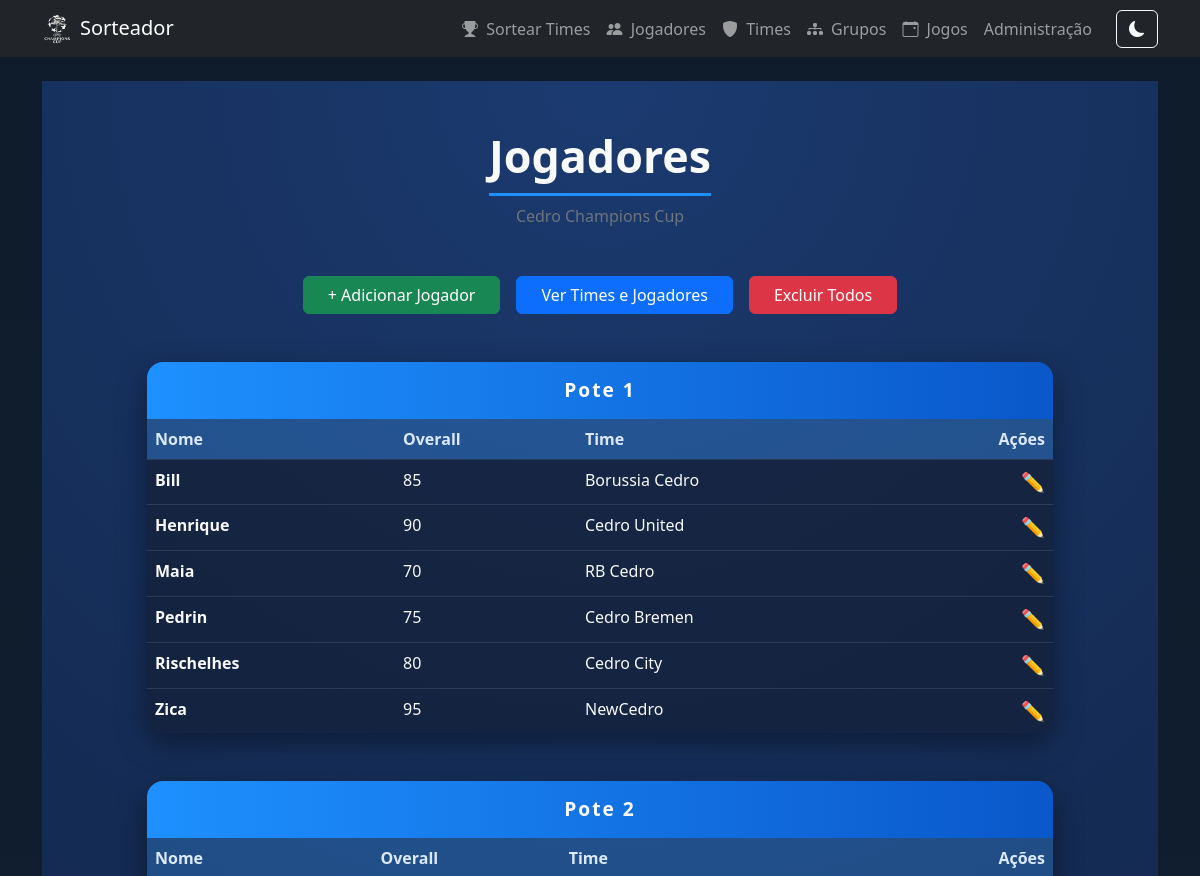
The page /jogadores/ (upper part) on the database as committed earlier.
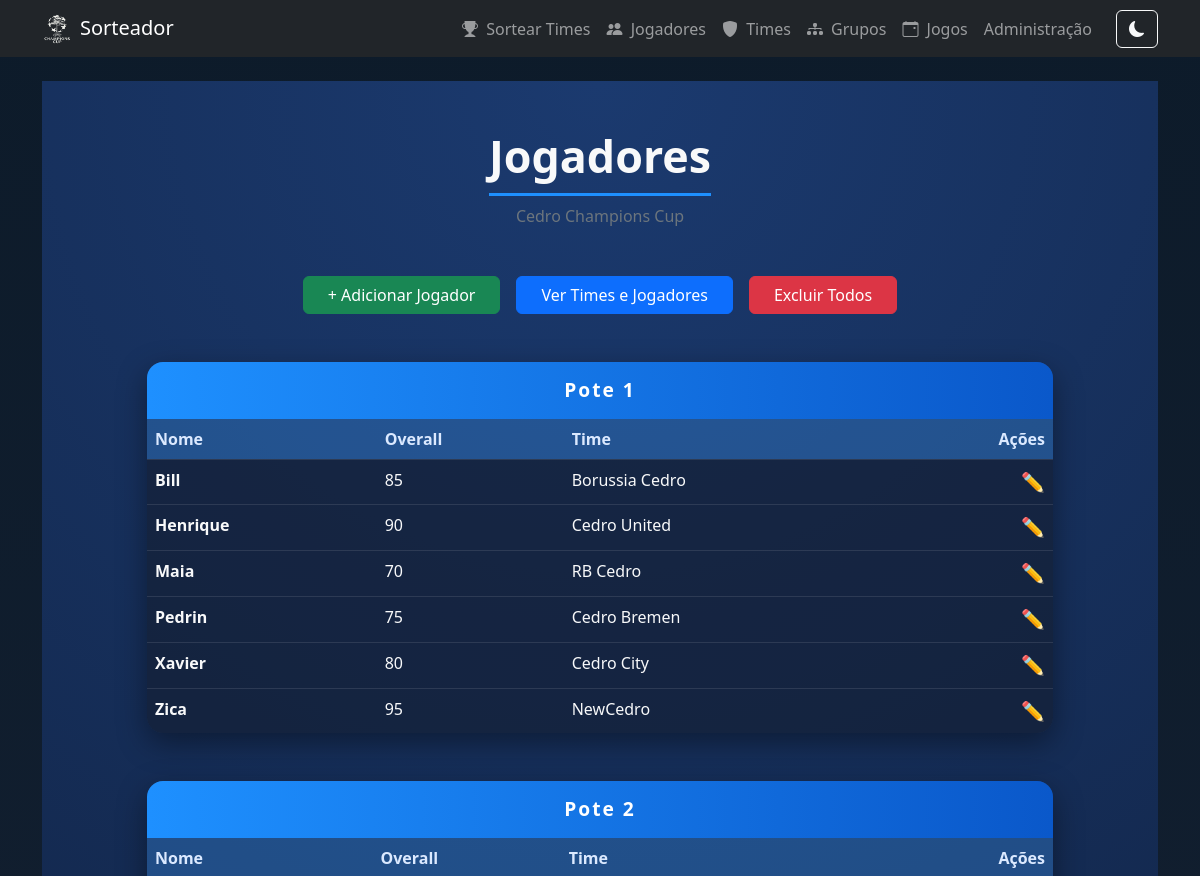
The same page on the database as committed later.
### SortApp/models.py (models this page shows, shortened)
class Jogador(models.Model):
    nome = models.CharField(max_length=100)
    classificacao = models.PositiveIntegerField()
    overall = models.PositiveIntegerField()
    time = models.ForeignKey(Time, on_delete=models.SET_NULL, related_name='jogadores', null=True, blank=True)

class Time(models.Model):
    nome = models.CharField(max_length=100, unique=True)
    escudo = models.ImageField(upload_to='escudos/')
    grupo = models.CharField(max_length=10, null=True)

### SortApp/views.py (the view)
# urls.py: path('jogadores/', views.listar_jogadores, name='listar_jogadores'),
def listar_jogadores(request):
    jogadores = (
        Jogador.objects
        .select_related('time')
        .order_by('classificacao', 'nome')  # classificacao PRIMEIRO
    )
    return render(request, 'listar_jogadores.html', {
        'jogadores': jogadores
    })

### SortApp/templates/listar_jogadores.html (shortened to what this page needs)
{% extends 'base.html' %}
{% load static %}
{% block content %}
<div class="container-fluid py-5 champions-bg">
    <div class="text-center mb-5">
        <h1 class="fw-bold text-light champions-title">
            Jogadores
        </h1>
        <p class="text-secondary">Cedro Champions Cup</p>
    </div>
    <div class="d-flex flex-wrap justify-content-center gap-3 mb-5">
        <a href="{% url 'cadastrar_jogador' %}" class="btn btn-success px-4">
            + Adicionar Jogador
        </a>
        <a href="{% url 'listar_times_completos' %}" class="btn btn-primary px-4">
            Ver Times e Jogadores
        </a>
        <form method="post" action="{% url 'excluir_todos_jogadores' %}"
              onsubmit="return confirm('Tem certeza que deseja excluir TODOS os jogadores?');">
            <button type="submit" class="btn btn-danger px-4">
                Excluir Todos
            </button>
        </form>
    </div>
    {% if jogadores %}
        {% regroup jogadores by classificacao as potes %}
        {% for pote in potes %}
        <div class="row justify-content-center mb-5">
            <div class="col-lg-10">
                <div class="champions-card">
                    <div class="champions-card-header">
                        Pote {{ pote.grouper }}
                    </div>
                    <div class="table-responsive">
                        <table class="table table-borderless champions-table mb-0">
                            <thead>
                                <tr>
                                    <th>Nome</th>
                                    <th>Overall</th>
                                    <th>Time</th>
                                    <th class="text-end">Ações</th>
                                </tr>
                            </thead>
                            <tbody>
                                {% for j in pote.list %}
                                <tr>
                                    <td class="fw-semibold text-light">
                                        {{ j.nome }}
                                    </td>
                                    <td class="text-light">
                                        {{ j.overall }}
                                    </td>
                                    <td class="text-light">
                                        {% if j.time %}
                                            {{ j.time.nome }}
                                        {% else %}
                                            —
                                        {% endif %}
                                    </td>
                                    <td class="text-end">
                                        <a href="{% url 'editar_jogador' j.id %}"
                                           class="edit-icon"
                                           title="Editar jogador">
                                            ✏️
                                        </a>
                                    </td>
                                </tr>
                                {% endfor %}
                            </tbody>
                        </table>
                    </div>
                </div>
            </div>
        </div>
        {% endfor %}
    {% else %}
        <div class="alert alert-warning text-center">
            Não há jogadores cadastrados.
        </div>
    {% endif %}
</div>
{% endblock %}

Rows that differ between the two databases and show on the page:
changed Jogador "Cedro City": nome "Rischelhes" → "Xavier"
